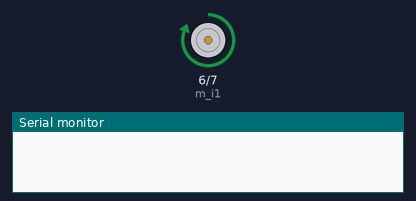
The sketch below on a simulated Arduino Uno, built with avr-gcc and run on an emulated ATmega328P. Parts: motor-driver pin pairs drawn as motors (green arrow = first pin HIGH = forward, orange = second pin HIGH = backward, longer = more drive, scaled by the enable pin), the last lines printed to the serial monitor.

Above: at 2.5 s.
At 8.5 s:
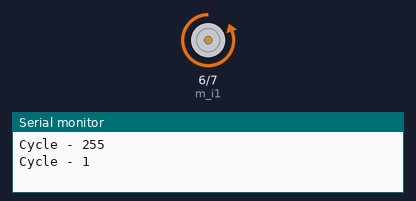
At 15.0 s:
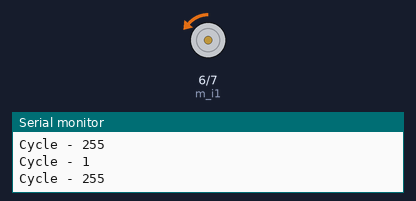
Timing chart, 0 to 26.0 s (numbered marks = the images above):
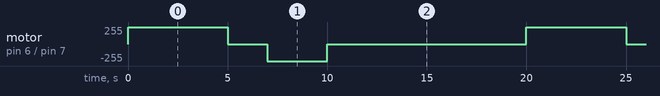

Measured:
- by itself, motor on pin 6 (m_i1) / pin 7 (m_i2): repeats every 20.0 s: backward 1/255 2.0 s, backward 255/255 3.0 s, backward 1/255 10.0 s, forward 255/255 5.0 s

The sketch:

sketch_mar19b.ino
```cpp
 void setup(){
  Serial.begin(9600);
  motor_setup();
 }
 // clockwise =0
 void loop(){
  int cycle=1;

  cycle=255;
 motor (0,cycle);
 delay(5000);
 Serial.println(String("Cycle - ")+cycle);


 cycle=1;
 motor(1,cycle);
 delay(2000);
 Serial.println(String("Cycle - ")+cycle);

  cycle=255;
 motor (1,cycle);
 delay(3000);
 Serial.println(String("Cycle - ")+cycle);

 cycle=1;
 motor(1,cycle);
 delay(10000);
 Serial.println(String("Cycle - ")+cycle);

 }

const int m_en=5;
const int m_i1=6;
const int m_i2=7;

void motor_setup(){
 pinMode(m_en,OUTPUT);
 pinMode(m_i1,OUTPUT);
 pinMode(m_i2,OUTPUT);
 digitalWrite(m_en,LOW);

}

void motor(int dir, int cycle){
if(dir==0)
  {
  digitalWrite(m_i1,HIGH);
  digitalWrite(m_i2,LOW);
  }
else
  {
  digitalWrite(m_i2,HIGH);
  digitalWrite(m_i1,LOW);
  }
 analogWrite(m_en,cycle);
}
```
